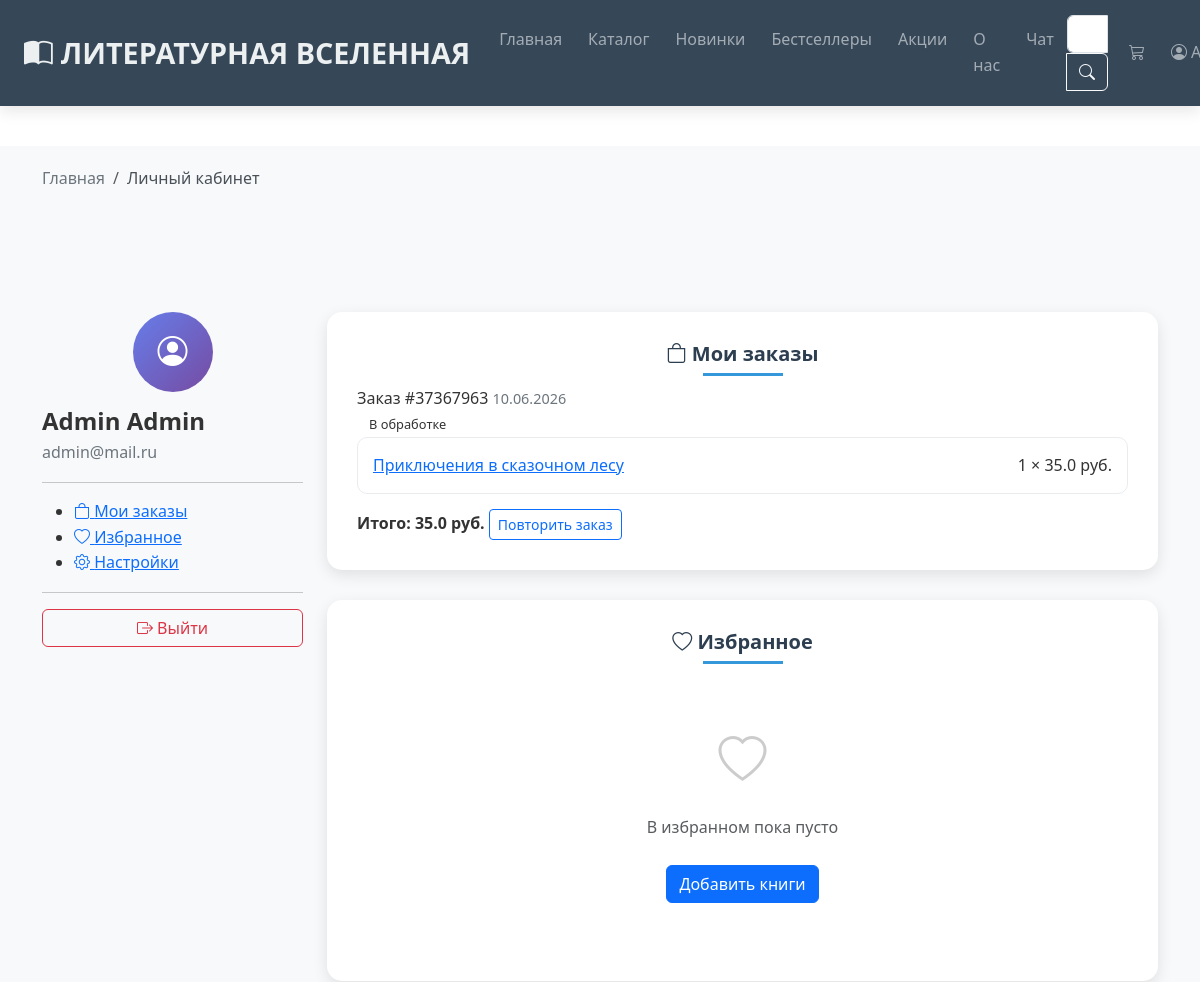
The app's page /profile (signed in, upper part), older data.
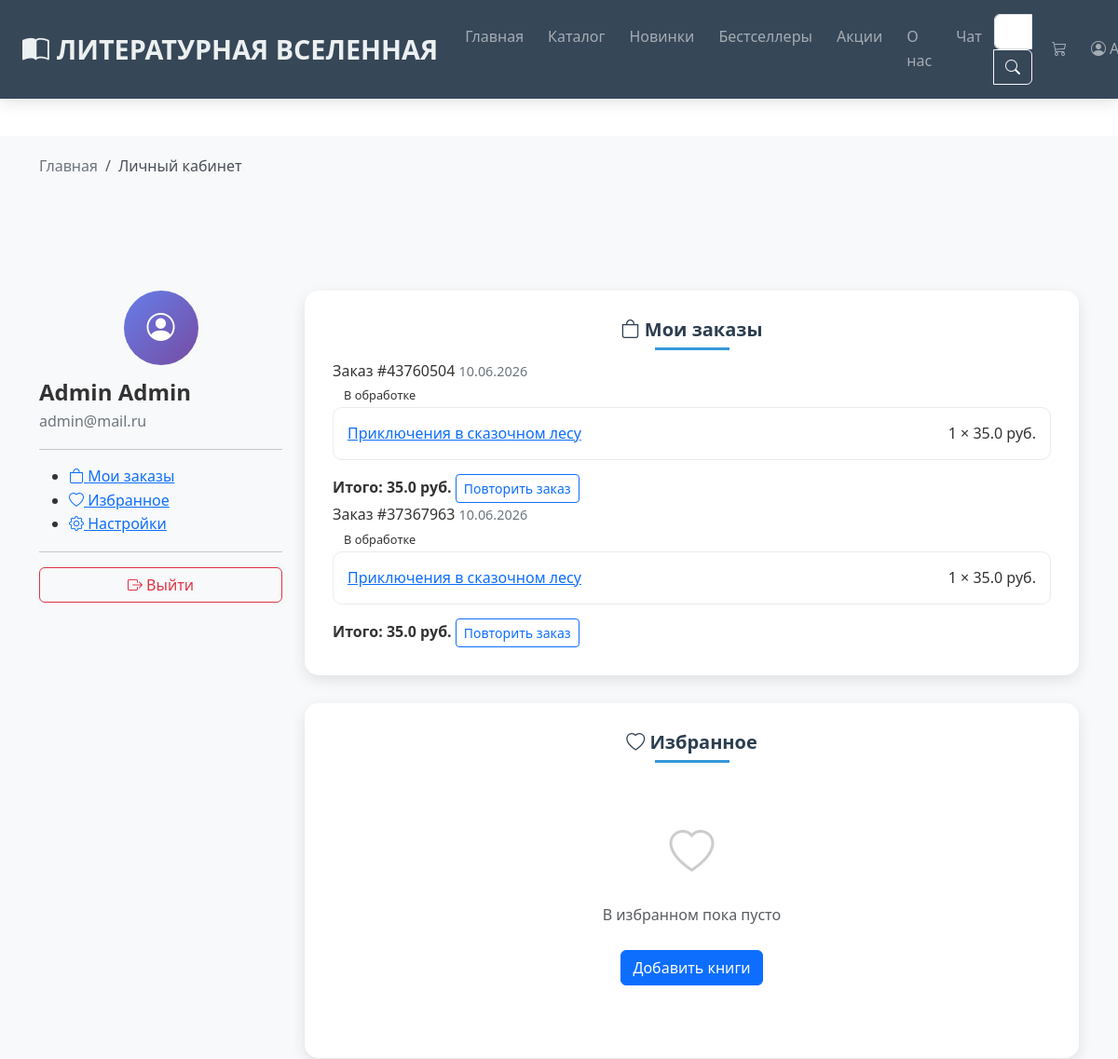
The same page, newer data.
### models.py (models this page shows, shortened)
class Order(db.Model):
    __tablename__ = 'orders'
    id = db.Column(db.Integer, primary_key=True)
    order_number = db.Column(db.String(20), unique=True, nullable=False)
    status = db.Column(db.String(20), default='processing')  # processing, shipped, delivered, cancelled
    total = db.Column(db.Float, nullable=False)
    discount = db.Column(db.Float, default=0)
    shipping = db.Column(db.Float, default=0)
    created_at = db.Column(db.DateTime, default=datetime.now)
    user_id = db.Column(db.Integer, db.ForeignKey('users.id'), nullable=False)
    items = db.relationship('OrderItem', backref='order', lazy=True)

class OrderItem(db.Model):
    __tablename__ = 'order_items'
    id = db.Column(db.Integer, primary_key=True)
    quantity = db.Column(db.Integer, default=1)
    price = db.Column(db.Float, nullable=False)
    order_id = db.Column(db.Integer, db.ForeignKey('orders.id'), nullable=False)
    book_id = db.Column(db.Integer, db.ForeignKey('books.id'), nullable=False)

class Book(db.Model):
    __tablename__ = 'books'
    id = db.Column(db.Integer, primary_key=True)
    title = db.Column(db.String(200), nullable=False)
    author = db.Column(db.String(100), nullable=False)
    description = db.Column(db.Text, nullable=False)
    price = db.Column(db.Float, nullable=False)
    old_price = db.Column(db.Float)
    isbn = db.Column(db.String(20), unique=True)
    publisher = db.Column(db.String(100))
    year = db.Column(db.Integer)
    pages = db.Column(db.Integer)
    image = db.Column(db.String(100), default='book.jpg')
    rating = db.Column(db.Float, default=0.0)
    reviews_count = db.Column(db.Integer, default=0)
    is_new = db.Column(db.Boolean, default=False)
    is_bestseller = db.Column(db.Boolean, default=False)
    is_sale = db.Column(db.Boolean, default=False)
    sale_percent = db.Column(db.Integer)
    stock = db.Column(db.Integer, default=10)
    created_at = db.Column(db.DateTime, default=datetime.now)
    category_id = db.Column(db.Integer, db.ForeignKey('categories.id'), nullable=False)
    reviews = db.relationship('Review', backref='book', lazy=True)
    order_items = db.relationship('OrderItem', backref='book', lazy=True)
    wishlist_items = db.relationship('Wishlist', backref='book', lazy=True)

### app.py (the view)
@app.route('/profile')
def profile():
    if 'user_id' not in session:
        flash('Пожалуйста, войдите в систему', 'warning')
        return redirect(url_for('login'))
    user = User.query.get(session['user_id'])
    orders = Order.query.filter_by(user_id=user.id).order_by(Order.created_at.desc()).all()
    wishlist = Wishlist.query.filter_by(user_id=user.id).all()
    return render_template('profile.html', user=user, orders=orders, wishlist=wishlist)

### app.py (called while the page is built)
@app.context_processor
def inject_data():
    categories = Category.query.all()
    cart_count = 0
    if 'cart' in session:
        cart_count = sum(item['quantity'] for item in session['cart'].values())
    return dict(
        categories=categories,
        cart_count=cart_count,
        current_year=datetime.now().year
    )

### templates/profile.html (shortened to what the changed rows need)
{% extends "base.html" %}
{% block content %}
<div class="profile-container">
    <div class="container">
        <div class="row">
            <div class="col-md-9">
                <div id="orders" class="profile-section active">
                    <div class="profile-card">
                        {% if orders %}
                            {% for order in orders %}
                            <div class="order-card">
                                <div class="order-header">
                                    <div>
                                        <span class="order-number">Заказ #{{ order.order_number }}</span>
                                        <span class="order-date">{{ order.created_at.strftime('%d.%m.%Y') }}</span>
                                    </div>
                                    <span class="order-status status-{{ order.status }}">
                                        {% if order.status == 'processing' %}
                                            В обработке
                                        {% elif order.status == 'shipped' %}
                                            Отправлен
                                        {% elif order.status == 'delivered' %}
                                            Доставлен
                                        {% elif order.status == 'cancelled' %}
                                            Отменен
                                        {% endif %}
                                    </span>
                                </div>
                                <div class="order-items">
                                    {% for item in order.items %}
                                    <div class="order-item">
                                        <div class="d-flex justify-content-between align-items-center">
                                            <div>
                                                <a href="{{ url_for('book_details', book_id=item.book.id) }}" class="book-link">
                                                    {{ item.book.title }}
                                                </a>
                                            </div>
                                            <span>{{ item.quantity }} × {{ item.price }} руб.</span>
                                        </div>
                                    </div>
                                    {% endfor %}
                                </div>
                                <div class="order-footer">
                                    <span class="order-total">Итого: {{ order.total }} руб.</span>
                                    <a href="{{ url_for('repeat_order', order_id=order.id) }}" class="btn btn-sm btn-outline-primary">
    Повторить заказ
</a>
                                </div>
                            </div>
                            {% endfor %}
                        {% endif %}
                    </div>
                </div>
            </div>
        </div>
    </div>
</div>
{% endblock %}

Row changes from the older to the newer data that the page shows:
added Order: order_number "43760504", created_at "10.06.2026", status "В обработке", total "35.0"
added OrderItem: book "Приключения в сказочном лесу", quantity "1", price "35.0", shown under "43760504"
